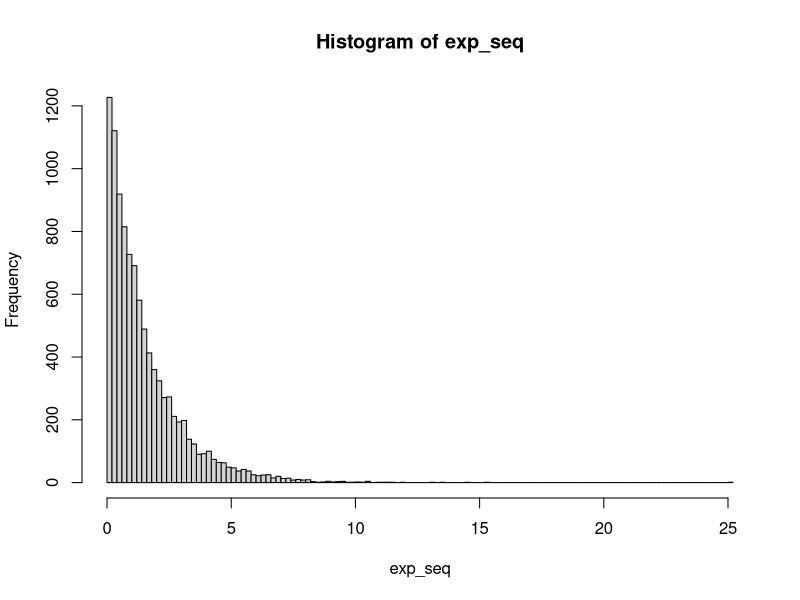
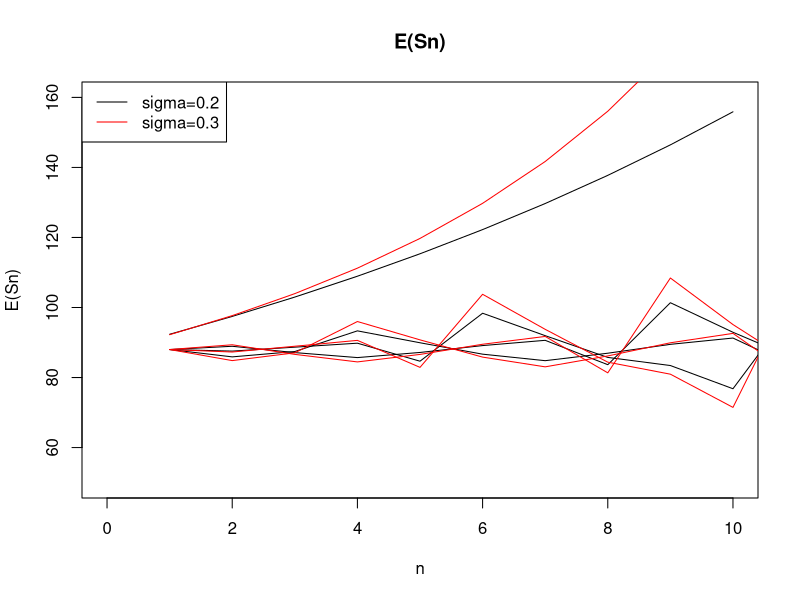
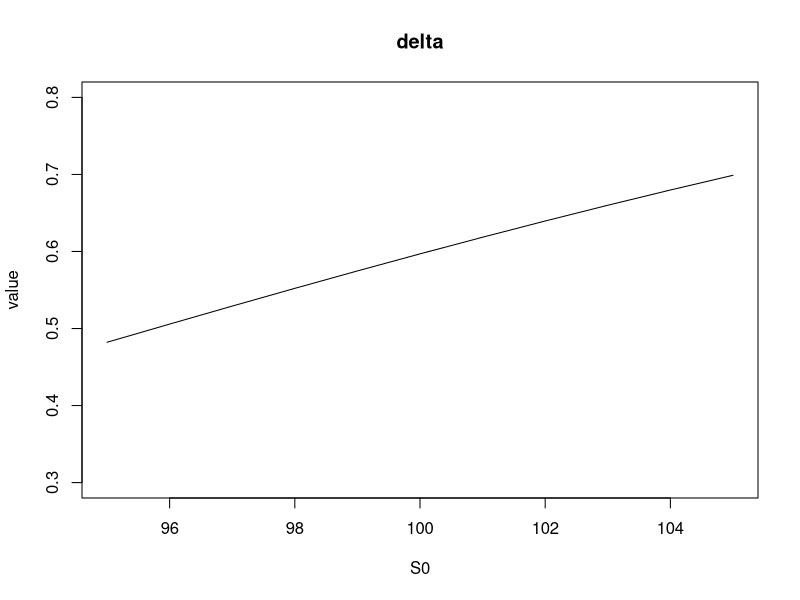
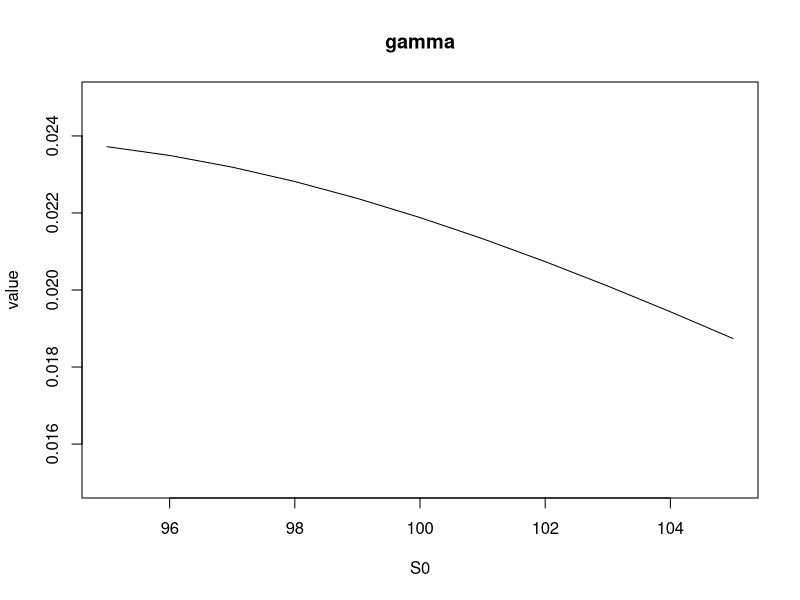
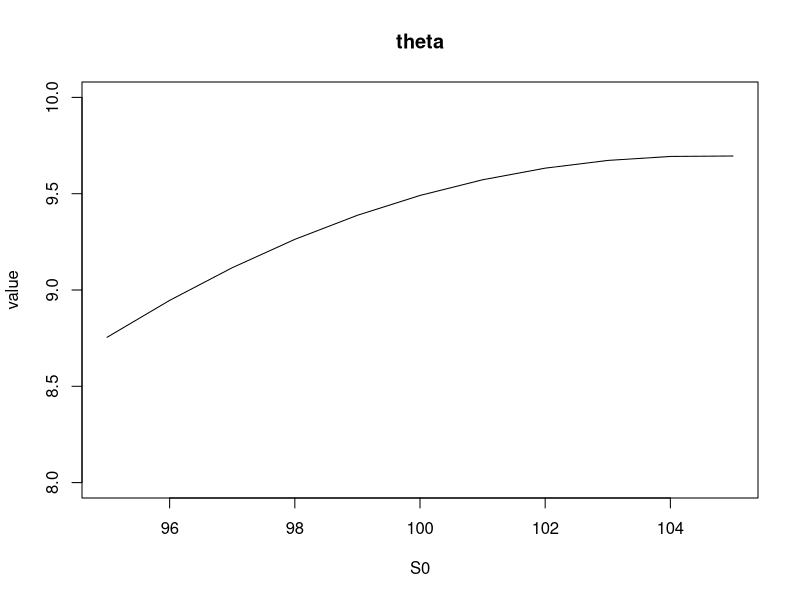
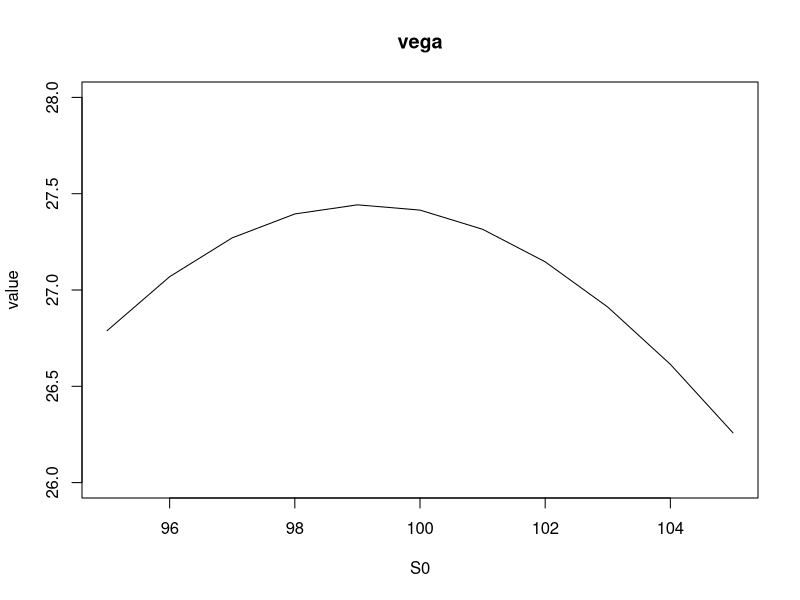

Write the R code that produced these figures, in order.
#Lecture 1
#1.(a)
p<-0.64
m<-2**31-1
a<-7**5
b<-0

#generate random integer sequence
random_seq<-function(len){
  m<-2**31-1
  a<-7**5
  b<-0
  seq<-vector(l=len)
  seq[1]<-1
  for(t in 2:len) {
    seq[t]<-(a*seq[t-1])%%m
  }
  return(seq)
}
ranseq<-random_seq(44000)

#generate uniform sequence
uni<-ranseq/m

#generate bernoulli sequence
bern<-vector(l=44000)
for(i in 1:44000) {
  if(uni[i]<p) {bern[i]=1}
  else {bern[i]=0}
}
#generate binomial sequence
n<-44
bino<-vector(l=1000)
for(i in 1:1000) {
  bino[i]<-sum(bern[(i*n-43):(i*n)])
}

#calculate for theoretical value of p(X>=40)
res1<-0
for(i in 40:44) {
  res1<-res1+dbinom(i,n,p)
}
print(res1)

#calculate for sample value of p(X>=40)
print(length(bino[bino>=40])/1000)

#1.(b)
rm(list = ls())

n<-10000
#generate uniform sequence
uni_seq<-function(len){
  m<-2**31-1
  a<-7**5
  b<-0
  seq<-vector(l=len)
  seq[1]<-1
  for(t in 2:len) {
    seq[t]<-(a*seq[t-1])%%m
  }
  return(seq/m)
}
uni<-uni_seq(n)
#generate exponential sequence
lambda<-1.5
exp_seq<--lambda*log(1-uni)

#estimate P(X>=1) and P(X>=4)
print(length(exp_seq[exp_seq>=1])/n)
print(length(exp_seq[exp_seq>=4])/n)

#sample mean and std
print(mean(exp_seq))
print(sd(exp_seq))

#histogram
hist(exp_seq,100)

#1.(c)
rm(list = ls())
n<-5000
#generate uniform sequence
uni_seq<-function(len){
  m<-2**31-1
  a<-7**5
  b<-0
  seq<-vector(l=len)
  seq[1]<-1
  for(t in 2:len) {
    seq[t]<-(a*seq[t-1])%%m
  }
  return(seq/m)
}
uni<-uni_seq(n)

#generate normal sequence
norm_seq<-vector(l=n)
for(i in 1:2500) {
  norm_seq[2*i-1]<-sqrt(-2*log(uni[2*i-1]))*cos(2*pi*uni[2*i])
  norm_seq[2*i]<-sqrt(-2*log(uni[2*i-1]))*sin(2*pi*uni[2*i])
}

#1.(d)
rm(list = ls())
n<-7000
#generate uniform sequence
uni_seq<-function(len){
  m<-2**31-1
  a<-7**5
  b<-0
  seq<-vector(l=len)
  seq[1]<-1
  for(t in 2:len) {
    seq[t]<-(a*seq[t-1])%%m
  }
  return(seq/m)
}
uni<-uni_seq(n)

#generate normal sequence
V<-2*uni-1
norm_seq<-vector(l=n)
for(i in 1:3000) {
  if ((V[2*i-1]**2+V[2*i]**2)<=1){
    norm_seq[2*i-1]=V[2*i-1]*sqrt(-2*log(V[2*i-1]**2+V[2*i]**2)/(V[2*i-1]**2+V[2*i]**2))
    norm_seq[2*i]=V[2*i]*sqrt(-2*log(V[2*i-1]**2+V[2*i]**2)/(V[2*i-1]**2+V[2*i]**2))
    }
  else{
    norm_seq[2*i-1]=NaN
    norm_seq[2*i]=NaN
    }
}
norm_seq<-norm_seq[!is.nan(norm_seq)][1:5000]
print(mean(norm_seq))
print(sd(norm_seq))

#1.(e)
rm(list = ls())

#time for B-M Method
timestart1<-Sys.time()
n<-5000
#generate uniform sequence
uni_seq<-function(len){
  m<-2**31-1
  a<-7**5
  b<-0
  seq<-vector(l=len)
  seq[1]<-1
  for(t in 2:len) {
    seq[t]<-(a*seq[t-1])%%m
  }
  return(seq/m)
}
uni<-uni_seq(n)
#generate normal sequence
norm_seq<-vector(l=n)
for(i in 1:2500) {
  norm_seq[2*i-1]<-sqrt(-2*log(uni[2*i-1]))*cos(2*pi*uni[2*i])
  norm_seq[2*i]<-sqrt(-2*log(uni[2*i-1]))*sin(2*pi*uni[2*i])
}
timeend1<-Sys.time()

rm(list = ls()[ls()!='timeend1' & ls()!='timestart1'])

#time for P-M Method
timestart2<-Sys.time()
n<-7000
#generate uniform sequence
uni_seq<-function(len){
  m<-2**31-1
  a<-7**5
  b<-0
  seq<-vector(l=len)
  seq[1]<-1
  for(t in 2:len) {
    seq[t]<-(a*seq[t-1])%%m
  }
  return(seq/m)
}
uni<-uni_seq(n)
#generate normal sequence
V<-2*uni-1
norm_seq<-vector(l=n)
for(i in 1:3000) {
  if ((V[2*i-1]**2+V[2*i]**2)<=1){
    norm_seq[2*i-1]=V[2*i-1]*sqrt(-2*log(V[2*i-1]**2+V[2*i]**2)/(V[2*i-1]**2+V[2*i]**2))
    norm_seq[2*i]=V[2*i]*sqrt(-2*log(V[2*i-1]**2+V[2*i]**2)/(V[2*i-1]**2+V[2*i]**2))
  }
  else{
    norm_seq[2*i-1]=NaN
    norm_seq[2*i]=NaN
  }
}
norm_seq<-norm_seq[!is.nan(norm_seq)][1:5000]
timeend2<-Sys.time()

print(timeend1-timestart1)
print(timeend2-timestart2)

#Lecture 2
#2.(a)
rm(list = ls())

#generate normal sequence with given length
norm_seq<-function(len){
  #generate uniform sequence
  uni_seq<-function(len){
    m<-2**31-1
    a<-7**5
    b<-0
    seq<-vector(l=len)
    seq[1]<-1
    for(t in 2:len) {
      seq[t]<-(a*seq[t-1])%%m
    }
    return(seq/m)
  }
  uni<-uni_seq(len)
  
  #generate normal sequence
  norm_seq<-vector(l=len)
  for(i in 1:(len/2)) {
    norm_seq[2*i-1]<-sqrt(-2*log(uni[2*i-1]))*cos(2*pi*uni[2*i])
    norm_seq[2*i]<-sqrt(-2*log(uni[2*i-1]))*sin(2*pi*uni[2*i])
  }
  return (norm_seq)
}

#generate wiener sequence at time=t and length of len
wie_seq<-function(len,t){
  return (norm_seq(len)*sqrt(t))
}

#estimate A(t)and B(t)
t<-1
len<-10000
Wt<-wie_seq(len,t)
At<-Wt**2+sin(Wt)
Bt<-exp(t/2)*cos(Wt)
print('t=1')
print(mean(At))
print(mean(Bt))

t<-3
Wt<-wie_seq(len,t)
At<-Wt**2+sin(Wt)
Bt<-exp(t/2)*cos(Wt)
print('t=3')
print(mean(At))
print(mean(Bt))

t<-5
Wt<-wie_seq(len,t)
At<-Wt**2+sin(Wt)
Bt<-exp(t/2)*cos(Wt)
print('t=5')
print(mean(At))
print(mean(Bt))


#3.(a)
rm(list = ls()[ls()!='wie_seq' & ls()!='norm_seq'])

r<-0.055
sigma<-0.2
S0<-100
T<-5
X<-100

len<-10000
WT<-wie_seq(len,T)
#simulate for ST
ST<-S0*exp(sigma*WT+(r-sigma**2/2)*T)
#estimate for call option price
temp<-vector(l=len)
for(i in 1:len) {
  temp[i]<-max(ST[i]-X,0)
  }
c<-mean(temp)*exp(-r*T)
print(c)

#3.(b)
d1<-(log(S0/X)+(r+sigma**2/2)*T)/sigma/sqrt(T)
d2<-d1-sigma*sqrt(T)
c1<-S0*pnorm(d1)-X*exp(-r*T)*pnorm(d2)
print(c1)

#4.(a)
rm(list = ls()[ls()!='wie_seq' & ls()!='norm_seq'])
r<-0.055
sigma<-0.2
S0<-88
T<-5
X<-100

len<-1000
#do each simulation from 1 to 10
E<-vector(l=10)
for(n in 1:10) {
  WT<-wie_seq(len,n)
  ST<-S0*exp(sigma*WT+(r-sigma**2/2)*n)
  E[n]<-mean(ST)
}
#plot
plot(0,0,main='E(Sn)',xlim=c(0,10),ylim=c(50,160),xlab='n',ylab='E(Sn)')
lines(E)

#4.(b) (c)
#plot 3 paths
t<-seq(0,10,length.out=1000)
for(i in 1:3) {
  path<-vector(l=1000)
  for(j in 1:1000) {
    WT<-wie_seq(1100,t[j])[3*i+j]
    path[j]<-S0*exp(sigma*WT+(r-sigma**2/2)*t[j])
  }
  lines(path)
}

#4.(d)

sigma<-0.3

#plot E(Sn) for sigma=0.3
E1<-vector(l=10)
for(n in 1:10) {
  WT<-wie_seq(len,n)
  ST<-S0*exp(sigma*WT+(r-sigma**2/2)*n)
  E1[n]<-mean(ST)
}
lines(E1,col='red')
#plot 3 paths for sigma=0.3
t<-seq(0,10,length.out=1000)
for(i in 1:3) {
  path<-vector(l=1000)
  for(j in 1:1000) {
    WT<-wie_seq(1100,t[j])[3*i+j]
    path[j]<-S0*exp(sigma*WT+(r-sigma**2/2)*t[j])
  }
  lines(path,col='red')
}
legend('topleft',legend=c('sigma=0.2','sigma=0.3'),col=c('black','red'),lwd=1)

#Lecture 3
#5.(a)
rm(list = ls()[ls()!='wie_seq' & ls()!='norm_seq'])
call_Euler<- function( S0,T,X,r,sigma){
  N<-1000
  len<-1000
  W<-wie_seq(len*N,T)
  price_seq<-vector(l=N)
  
  for (i in 1:N){
    WT<-W[(len*i-len+1):(len*i)]
    #simulate for ST
    ST<-S0*exp(sigma*WT+(r-sigma**2/2)*T)
    #estimate for call option price
    temp<-vector(l=len)
    for(j in 1:len) {
      temp[j]<-max(ST[j]-X,0)
    }
    c<-mean(temp)*exp(-r*T)
    price_seq[i]<-c
  }
  
  return(c(mean(price_seq),sd(price_seq)))
}
  
print(call_Euler(100,5,90,0.055,0.2))

#5.(b)
rm(list = ls()[ls()!='wie_seq' & ls()!='norm_seq'])
call_Milsh<- function( S0,T,X,r,sigma){
  N<-1000
  len<-1000
  W<-wie_seq(len*N,T)
  price_seq<-vector(l=N)
  
  for (i in 1:N){
    WT<-W[(len*i-len+1):(len*i)]
    #simulate for ST
    ST<-S0*exp(sigma*WT+(r-sigma**2/2)*T)
    #estimate for call option price
    temp<-vector(l=len)
    for(j in 1:len) {
      temp[j]<-max(ST[j]-X,0)
    }
    c<-mean(temp)*exp(-r*T)
    price_seq[i]<-c
  }
  
  return(c(mean(price_seq),sd(price_seq)))
}

print(call_Milsh(100,5,100,0.055,0.2))

#5.(c)
rm(list = ls()[ls()!='wie_seq' & ls()!='norm_seq'])
BS<- function( S0,T,X,r,sigma){
  d1<-(log(S0/X)+(r+sigma**2/2)*T)/sigma/sqrt(T)
  d2<-d1-sigma*sqrt(T)
  c1<-S0*pnorm(d1)-X*exp(-r*T)*pnorm(d2)
  return (c1)
}

print(BS(100,5,100,0.055,0.2))

#5.(e)

delta<-function(dt=0.05, S0,T,X,r,sigma){
  return ((BS( S0+dt,T,X,r,sigma)-BS( S0,T,X,r,sigma))/dt)
}

gamma<-function(dt=0.05, S0,T,X,r,sigma){
  return ((delta(dt, S0+dt,T,X,r,sigma)-delta(dt, S0,T,X,r,sigma))/dt)
}

theta<-function(dt=0.05, S0,T,X,r,sigma){
  return ((BS( S0,T+dt,X,r,sigma)-BS( S0,T,X,r,sigma))/dt)
}
vega<-function(dt=0.05, S0,T,X,r,sigma){
  return ((BS( S0,T,X,r,sigma+dt)-BS( S0,T,X,r,sigma))/dt)
}

#plot
X<-100
sigma<-0.25
r<-0.055
T<-0.5

delta_seq<-vector(l=11)
gamma_seq<-vector(l=11)
theta_seq<-vector(l=11)
vega_seq<-vector(l=11)
for (S in 95:105){
  delta_seq[S-94]<-delta(dt=0.05, S,T,X,r,sigma)
  gamma_seq[S-94]<-gamma(dt=0.05, S,T,X,r,sigma)
  theta_seq[S-94]<-theta(dt=0.05, S,T,X,r,sigma)
  vega_seq[S-94]<-vega(dt=0.05, S,T,X,r,sigma)
}

plot(0,0,main='delta',xlim=c(95,105),ylim=c(0.3,0.8),xlab='S0',ylab="value")
lines(95:105,delta_seq)

plot(0,0,main='gamma',xlim=c(95,105),ylim=c(0.015,0.025),xlab='S0',ylab="value")
lines(95:105,gamma_seq)

plot(0,0,main='theta',xlim=c(95,105),ylim=c(8,10),xlab='S0',ylab="value")
lines(95:105,theta_seq)

plot(0,0,main='vega',xlim=c(95,105),ylim=c(26,28),xlab='S0',ylab="value")
lines(95:105,vega_seq)

#6
rm(list = ls()[ls()!='wie_seq' & ls()!='norm_seq'])
rho<--0.6
r<-0.055
S0<-100
X<-100
V0<-0.05
sigma<-0.42
alpha<-5.8
beta<-0.0625
dt<-0.05
N<-10000

#simulate for St and Vt
St<-vector(l=N)
Vt<-vector(l=N)
St[1]<-S0
Vt[1]<-V0
for (i in 2:N){
  St[i]<-St[i-1]+r*St[i-1]*dt+sqrt(Vt[i-1])*St[i-1]*rnorm(1,0,dt)
  Vt[i]<-alpha*(beta-Vt[i-1])*dt+sigma*sqrt(Vt[i-1])*(rnorm(1,0,dt)**2)
}

#calculate option price
c<-St[N]*exp(-r*dt*N)
print(c)

#7
rm(list = ls()[ls()!='wie_seq' & ls()!='norm_seq'])

#multi-dimensional Halton sequence function
halton_seq<- function( n, dim=1, start=0, bases=NULL ){
    
    #   Get the first 100 primes.
    first.primes <- c(  
      2,   3,   5,   7,  11,  13,  17,  19,  23,  29,  31,  37,  41,  43,  47,  53,  59,  61,
      67,  71,  73,  79,  83,  89,  97, 101, 103, 107, 109, 113, 127, 131, 137, 139, 149, 151, 
      157, 163, 167, 173, 179, 181, 191, 193, 197, 199, 211, 223, 227, 229, 233, 239, 241, 251, 
      257, 263, 269, 271, 277, 281, 283, 293, 307, 311, 313, 317, 331, 337, 347, 349, 353, 359, 
      367, 373, 379, 383, 389, 397, 401, 409, 419, 421, 431, 433, 439, 443, 449, 457, 461, 463, 
      467, 479, 487, 491, 499, 503, 509, 521, 523, 541)
    if( dim > length(first.primes) ){
      first.primes <- primes(dim)  # will get up to first 1e8 primes
    }
    
    if( length(start) == 1 ){
      start <- rep(start, dim)
    }
    
    if( length(start) != dim ){
      stop( "The start vector must either have length 1 or length equal to the number of dimensions") 
    }
    
    
    #    Bases of the first dim dimensions of the Halton sequence
    if( is.null(bases)){
      bases <- first.primes[ 1:dim ]  
    }
    
    
    #   The locations of the numbers we want Halton numbers for.  First Halton number is 1, second is 2, etc.  This is the
    #   position in the Halton sequence we need.  After this, pos is a dim X n matrix where columns are the Halton numbers 
    #   we want. 
    pos <- t(sapply(start, FUN=function(x,k){ x:(x+k-1) }, k=n ))
    
    
    #   Find halton sequence numbers using the finite sum formula Blair cooked up
    if( (n == 1) & all(start==0) ){
      return( matrix(0,1,dim) )
    }
    
    n.sum.terms <- max(floor( log(start + n - 1)/ log(bases) ) + 1)  # number of digits in base b needed to represent maximum pos in each dim
    
    
    ans <- matrix( 0, nrow(pos), ncol(pos) )
    for( j in 0:n.sum.terms ){
      ans <- ans + ((pos %/% bases^j) %% bases) / bases^(j+1)
    }
    
    if( n == 1){
      return(matrix(ans,1))
    } else {
      return(t(ans))
    }
    
}

#integral function
f=function(x,y){
  tri_root=function(x){
    if (x>=0){
      return (x**(1/3))
    }
    else{
      return (-(-x)**(1/3))
    }
  }
  return (exp(-x*y)*(sin(6*pi*x)+tri_root(cos(2*pi*y))))
}

#Calculate for integral
N<-10000
b1<-2
b2<-3
halton<-halton_seq(N, dim=2)

value<-vector(l=N)
for (i in 1:N){
  value[i]<-f(halton[i,1],halton[i,2])
}
I<-mean(value)  
print(I)




